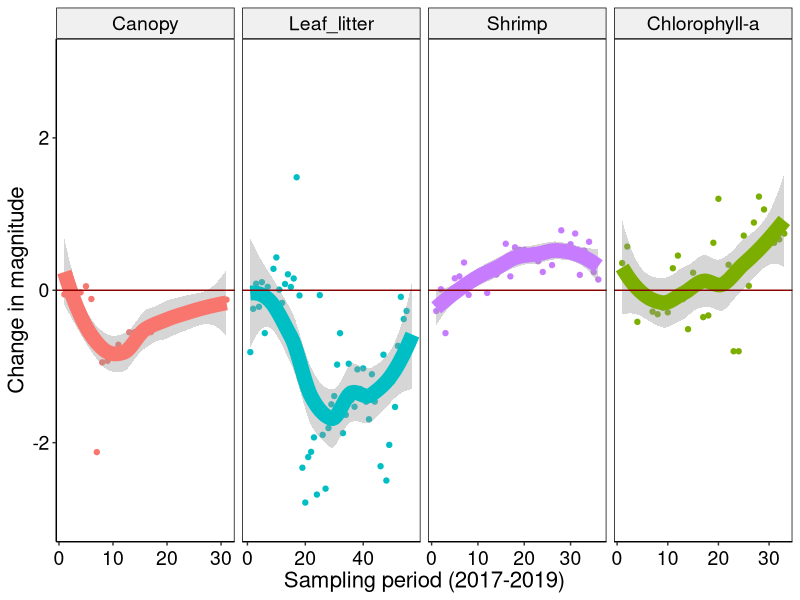
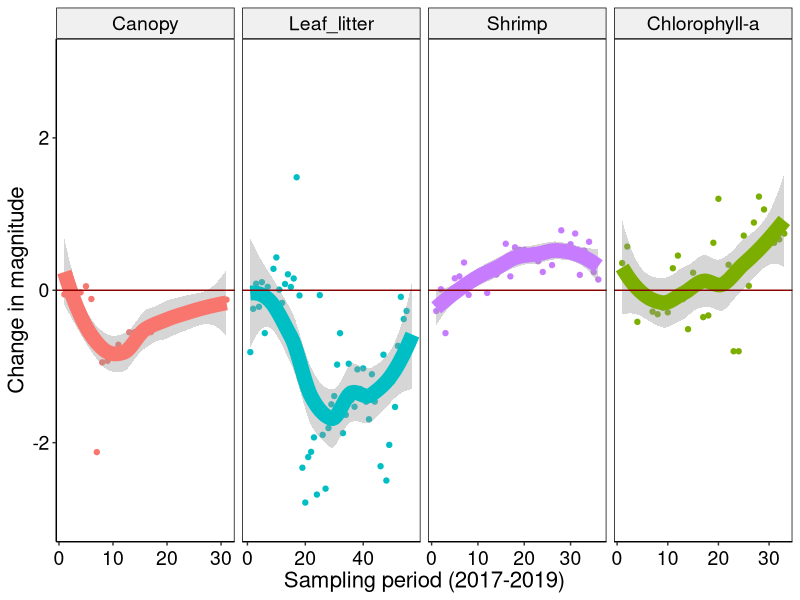

Reproduce these figures in R, in order. (Note: this script raises an error after producing the figures.)




#--------------------------------------------
# QPA regression
# 21 May 2020
#PEGF
#--------------------------------------------
#


library(modelr)
library(ggplot2)
library(dplyr)
library(patchwork)
library(plyr)

QPAregression<- read.csv("00 QPA regressions.csv")
QPAregression

QPAregression$variable_f = factor(QPAregression$variable, levels=c('Canopy','Leaf_litter','Shrimp',
                                                                   'Chlorophyll-a','Macroinvertebrates'))

RegressionQPA <- ggplot(QPAregression, aes(Time, 
                                     value,
                                     color=variable)) + 
  #   annotate("rect", xmin = 0, xmax = 8, ymin = -Inf, ymax = Inf, alpha = 0.4, fill = "lightblue") +
  
  geom_point() +
  geom_smooth(se = T, size=5)  + 

  geom_hline(yintercept = 0, color="darkred") +

  xlab('Sampling period (2017-2019)') + ylab("Change in magnitude") + 
  theme(axis.title.x = element_text(size = 16, angle = 0)) + # axis x
  theme(axis.title.y = element_text(size = 16, angle = 90)) + # axis 7
  theme(axis.text.x=element_text(angle=0, size=14, vjust=0.5, color="black")) + #subaxis x
  theme(axis.text.y=element_text(angle=0, size=14, vjust=0.5, color="black")) + #subaxis y
  
  ylim(-3,3) + 
#  annotate("text", x = 5, y = 2.5, label = "Increase",colour = "black", size = 6,angle = 90) +
#  annotate("text", x = 5, y = -2.5, label = "Decrease",colour = "black", size = 6,angle = 90) +
  
  #theme(legend.title=element_blank())+
  #theme(legend.text = element_text(size=20)) +
  theme(legend.position="none")+
  
  theme(panel.grid.major = element_blank(), panel.grid.minor = element_blank(),
        panel.background = element_blank(), axis.line = element_line(colour = "black")) +
  theme(panel.border = element_rect(colour = "black", fill=NA, size=0.5)) +
  
  theme(strip.text.x  = element_text(size = 14, colour = "black", angle = 0)) +
  theme(strip.background = element_rect(colour = "black", fill = "grey94")) +
  
  facet_grid(~ variable_f, scales="free_x")

RegressionQPA

RegressionQPA + ggsave("TrajectoriesQPA.jpeg", width=10, height=6,dpi=600)  





# Quebrada Prieta ---------------------------------------------------------




QPB_reg<- read.csv("00 QPB regressions.csv")
QPB_reg

QPB_regression<- melt(QPB_reg, na.rm = T)
QPB_regression
QPB_regression1<- ddply(QPB_regression, .(variable), mutate, id = seq_along(value))


QPB_regression1$variable_f = factor(QPB_regression1$variable, 
                                  levels=c('Canopy','Leaf_litter','Shrimp',
                                            'Chlorophyll.a','Macroinvertebrates'))


RegressionQPB <- ggplot(QPB_regression1, aes(id, 
                                           value,
                                           color=variable)) + 
  geom_point() +
  geom_smooth(se = T, size=5)  + 
  
  geom_hline(yintercept = 0, color="darkred") +
  
  xlab('Sampling period (2017-2019)') + ylab("Change in magnitude") + 
  theme(axis.title.x = element_text(size = 16, angle = 0)) + # axis x
  theme(axis.title.y = element_text(size = 16, angle = 90)) + # axis 7
  theme(axis.text.x=element_text(angle=0, size=14, vjust=0.5, color="black")) + #subaxis x
  theme(axis.text.y=element_text(angle=0, size=14, vjust=0.5, color="black")) + #subaxis y
  
  ylim(-3,3) + 

  theme(legend.position="none")+
  
  theme(panel.grid.major = element_blank(), panel.grid.minor = element_blank(),
        panel.background = element_blank(), axis.line = element_line(colour = "black")) +
  theme(panel.border = element_rect(colour = "black", fill=NA, size=0.5)) +
  
  theme(strip.text.x  = element_text(size = 14, colour = "black", angle = 0)) +
  theme(strip.background = element_rect(colour = "black", fill = "grey94")) +
  
  facet_grid(~ variable_f, scales="free_x")

RegressionQPB

RegressionQPB + ggsave("TrajectoriesQPB.jpeg", width=10, height=6,dpi=600)  
